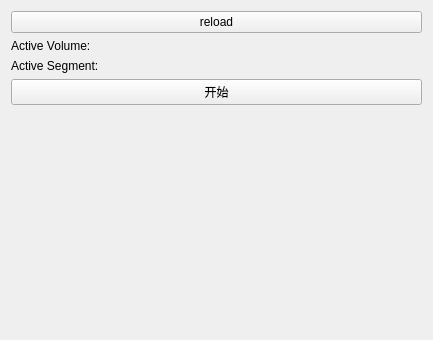
<?xml version="1.0" encoding="UTF-8"?>
<ui version="4.0">
 <class>Main</class>
 <widget class="qMRMLWidget" name="Main">
  <property name="geometry">
   <rect>
    <x>0</x>
    <y>0</y>
    <width>433</width>
    <height>340</height>
   </rect>
  </property>
  <property name="styleSheet">
   <string notr="true"/>
  </property>
  <layout class="QVBoxLayout" name="verticalLayout" stretch="0,0,0,0,1">
   <item>
    <widget class="QPushButton" name="pushButton">
     <property name="text">
      <string>reload</string>
     </property>
    </widget>
   </item>
   <item>
    <layout class="QHBoxLayout" name="horizontalLayout">
     <item>
      <widget class="QLabel" name="ActiveVolumeLabel">
       <property name="text">
        <string>Active Volume: </string>
       </property>
      </widget>
     </item>
     <item>
      <widget class="qMRMLNodeComboBox" name="ActiveVolumeNodeSelector" native="true">
       <property name="nodeTypes" stdset="0">
        <stringlist notr="true">
         <string>vtkMRMLVolumeNode</string>
        </stringlist>
       </property>
       <property name="addEnabled" stdset="0">
        <bool>false</bool>
       </property>
       <property name="renameEnabled" stdset="0">
        <bool>true</bool>
       </property>
      </widget>
     </item>
    </layout>
   </item>
   <item>
    <layout class="QHBoxLayout" name="horizontalLayout_2">
     <item>
      <widget class="QLabel" name="ActiveVolumeLabel_2">
       <property name="text">
        <string>Active Segment: </string>
       </property>
      </widget>
     </item>
     <item>
      <widget class="qMRMLNodeComboBox" name="ActiveSegmentNodeSelector" native="true">
       <property name="nodeTypes" stdset="0">
        <stringlist notr="true">
         <string>vtkMRMLSegmentationNode</string>
        </stringlist>
       </property>
       <property name="addEnabled" stdset="0">
        <bool>true</bool>
       </property>
       <property name="renameEnabled" stdset="0">
        <bool>true</bool>
       </property>
      </widget>
     </item>
    </layout>
   </item>
   <item>
    <widget class="QPushButton" name="btn_start">
     <property name="text">
      <string>开始</string>
     </property>
    </widget>
   </item>
   <item>
    <widget class="QWidget" name="widget" native="true"/>
   </item>
  </layout>
 </widget>
 <customwidgets>
  <customwidget>
   <class>qMRMLWidget</class>
   <extends>QWidget</extends>
   <header>qMRMLWidget.h</header>
   <container>1</container>
  </customwidget>
  <customwidget>
   <class>qMRMLNodeComboBox</class>
   <extends>QWidget</extends>
   <header>qMRMLNodeComboBox.h</header>
   <container>1</container>
  </customwidget>
 </customwidgets>
 <resources/>
 <connections/>
</ui>
